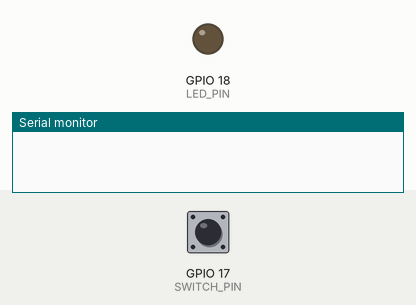
The sketch below on a simulated ESP32. On the bench: output pins drawn as LEDs (lit = HIGH), the last lines printed to the serial monitor. Dashed ring = blinking. Inputs (shaded band) come from the test bench; at power-on: GPIO 17 (SWITCH_PIN) LOW.

Above: at 1.2 s.
1.3 s: GPIO 17 (SWITCH_PIN) pulled HIGH for 0.15 s
At 2.5 s:
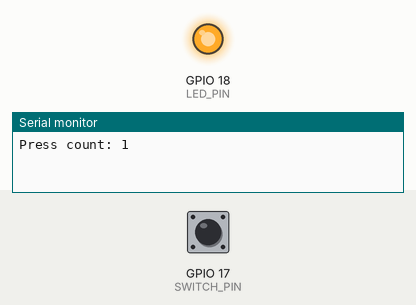
2.9 s: GPIO 17 (SWITCH_PIN) pulled HIGH for 1 s
At 4.5 s:
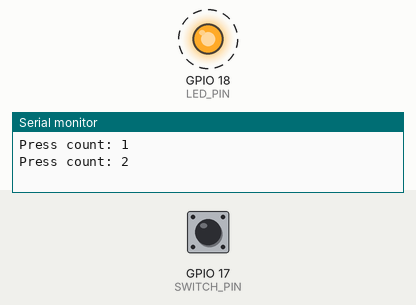
6.9 s: GPIO 17 (SWITCH_PIN) pulled HIGH for 3.2 s
At 8.0 s:
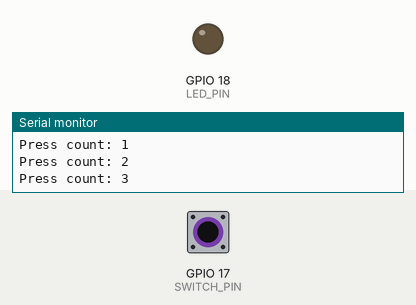
Timing chart, 0 to 9.9 s (numbered marks = the images above; inputs shaded):
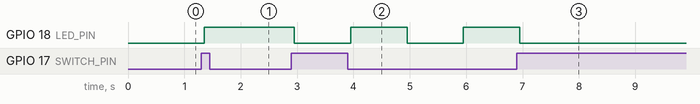

Measured:
- after the input at 1.3 s, GPIO 18 (LED_PIN): LOW → HIGH after 0.05 s
- after the input at 2.9 s, GPIO 18 (LED_PIN): alternates HIGH for 1.0 s and LOW for 1.0 s, starting after 0.05 s
- after the input at 6.9 s, GPIO 18 (LED_PIN): goes on until 7.0 s, then stays LOW

The sketch:

ESP32_L2.ino
```cpp
const int LED_PIN = 18;  // Pin untuk LED
const int SWITCH_PIN = 17;  // Pin untuk switch

int switchState = 0;  // Status switch saat ini
int lastSwitchState = 0;  // Status switch sebelumnya
int pressCount = 0;  // Hitungan jumlah penekanan switch

unsigned long previousMillis = 0;  // Waktu terakhir LED diperbarui
const long interval = 1000;  // Interval untuk berkedip (1 detik)

void setup() {
  Serial.begin(9600);  // Memulai komunikasi serial untuk debug
  pinMode(SWITCH_PIN, INPUT);  // Set pin switch sebagai input
  pinMode(LED_PIN, OUTPUT);  // Set pin LED sebagai output
}

void loop() {
  // Membaca status switch saat ini
  switchState = digitalRead(SWITCH_PIN);

  // Mengecek apakah switch ditekan (deteksi rising edge)
  if (switchState == HIGH && lastSwitchState == LOW) {
    pressCount++;  // Menambah jumlah penekanan switch
    Serial.print("Press count: ");  // Menampilkan jumlah penekanan ke serial monitor
    Serial.println(pressCount);
    delay(50);  // Penundaan untuk menghindari bouncing pada switch
  }

  // Menyimpan status switch untuk iterasi berikutnya
  lastSwitchState = switchState;

  // Bergantinya mode berdasarkan jumlah penekanan switch
  switch (pressCount % 3) {
    case 0:  // Mode 3: LED MATI
      digitalWrite(LED_PIN, LOW);  // Mematikan LED
      break;
    case 1:  // Mode 1: LED MENYALA
      digitalWrite(LED_PIN, HIGH);  // Menyalakan LED
      break;
    case 2:  // Mode 2: LED BERKEDIP
      unsigned long currentMillis = millis();  // Mengambil waktu sekarang
      if (currentMillis - previousMillis >= interval) {  // Mengecek apakah interval 1 detik telah tercapai
        previousMillis = currentMillis;  // Menyimpan waktu saat ini untuk perhitungan interval berikutnya
        // Mengganti status LED (menyalakan atau mematikan)
        int ledState = digitalRead(LED_PIN);  // Membaca status LED saat ini
        digitalWrite(LED_PIN, !ledState);  // Membalikkan status LED
      }
      break;
  }
}
```
